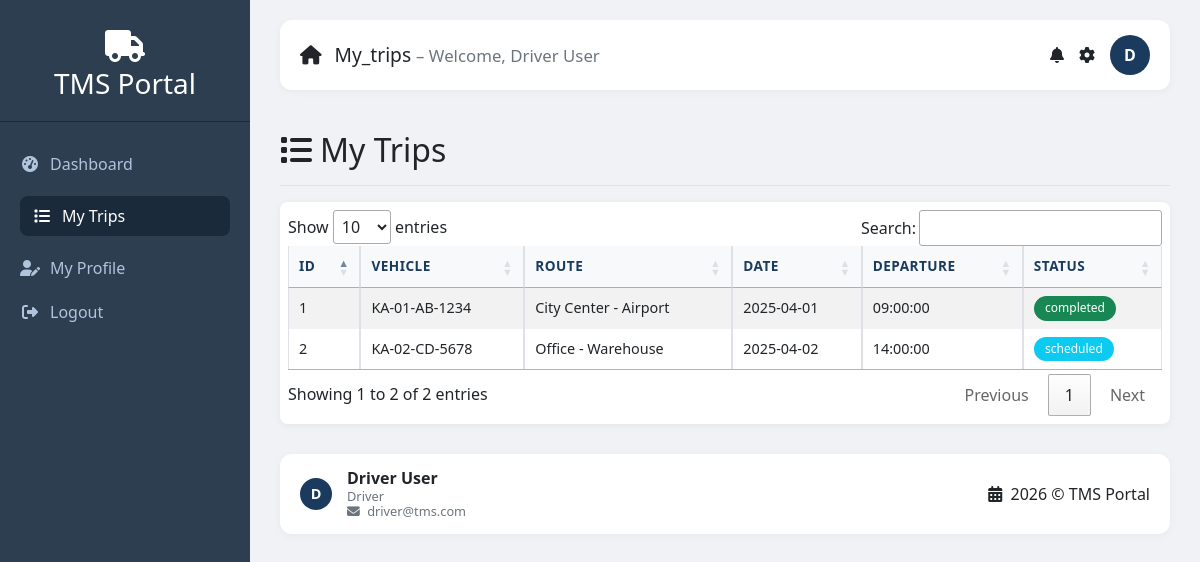
/driver/my_trips.php (signed in), run on the app's committed database.
### tables this page shows
CREATE TABLE `trips` (
  `id` int(11) NOT NULL,
  `vehicle_id` int(11) NOT NULL,
  `driver_id` int(11) NOT NULL,
  `route_id` int(11) NOT NULL,
  `allocation_id` int(11) DEFAULT NULL,
  `trip_date` date NOT NULL,
  `departure_time` time NOT NULL,
  `arrival_time` time DEFAULT NULL,
  `distance_traveled` decimal(10,2) DEFAULT NULL,
  `fuel_consumed` decimal(10,2) DEFAULT NULL,
  `status` enum('scheduled','ongoing','completed','cancelled') NOT NULL DEFAULT 'scheduled',
  `created_by` int(11) NOT NULL,
  `created_at` timestamp NOT NULL DEFAULT current_timestamp(),
  `updated_at` timestamp NULL DEFAULT NULL ON UPDATE current_timestamp()
);

CREATE TABLE `vehicles` (
  `id` int(11) NOT NULL,
  `registration_number` varchar(20) NOT NULL,
  `model` varchar(50) NOT NULL,
  `make` varchar(50) NOT NULL,
  `year` int(4) NOT NULL,
  `capacity` int(11) DEFAULT NULL,
  `fuel_type` enum('Petrol','Diesel','Electric','Hybrid') DEFAULT 'Petrol',
  `status` enum('active','inactive','under_maintenance') NOT NULL DEFAULT 'active',
  `current_odometer` int(11) DEFAULT 0,
  `last_service_date` date DEFAULT NULL,
  `next_service_date` date DEFAULT NULL,
  `created_at` timestamp NOT NULL DEFAULT current_timestamp(),
  `updated_at` timestamp NULL DEFAULT NULL ON UPDATE current_timestamp()
);

CREATE TABLE `routes` (
  `id` int(11) NOT NULL,
  `name` varchar(100) NOT NULL,
  `start_location` varchar(100) NOT NULL,
  `end_location` varchar(100) NOT NULL,
  `distance` decimal(10,2) NOT NULL,
  `estimated_duration` int(11) NOT NULL COMMENT 'in minutes',
  `created_at` timestamp NOT NULL DEFAULT current_timestamp(),
  `updated_at` timestamp NULL DEFAULT NULL ON UPDATE current_timestamp()
);

### driver/my_trips.php (the view, shortened to what this page needs)
<?php
require_once '../includes/header.php';
$driver = getDriverByUserId($_SESSION['user_id']);
$trips = $pdo->prepare("SELECT t.*, v.registration_number, r.name as route_name FROM trips t JOIN vehicles v ON t.vehicle_id=v.id JOIN routes r ON t.route_id=r.id WHERE t.driver_id=? ORDER BY t.trip_date DESC");
$trips->execute([$driver['id']]);
$trips = $trips->fetchAll();
?>
<div class="d-flex justify-content-between flex-wrap flex-md-nowrap align-items-center pt-3 pb-2 mb-3 border-bottom"><h1 class="h2"><i class="fas fa-list me-2"></i>My Trips</h1></div>
<div class="table-container">
    <table id="myTripsTable" class="table table-striped table-hover table-bordered">
        <thead><tr><th>ID</th><th>Vehicle</th><th>Route</th><th>Date</th><th>Departure</th><th>Status</th></tr></thead>
        <tbody>
        <?php foreach($trips as $t): ?><tr><td><?= $t['id'] ?></td><td><?= htmlspecialchars($t['registration_number']) ?></td><td><?= htmlspecialchars($t['route_name']) ?></td><td><?= $t['trip_date'] ?></td><td><?= $t['departure_time'] ?></td><td><span class="badge badge-status bg-<?= $t['status']=='completed'?'success':($t['status']=='cancelled'?'danger':'info') ?>"><?= $t['status'] ?></span></td></tr><?php endforeach; ?>
        </tbody>
    </table>
</div>
<?php require_once '../includes/footer.php'; ?>

### includes/header.php (style rules this page uses)
* { margin: 0; padding: 0; box-sizing: border-box; }
body { background: #f0f2f5; font-family: 'Segoe UI', Tahoma, Geneva, Verdana, sans-serif; }
.table-container { overflow-x: auto; -webkit-overflow-scrolling: touch; margin-bottom: 1.5rem; border-radius: 0.5rem; box-shadow: 0 2px 8px rgba(0,0,0,0.05); background: white; padding: 0.5rem; }
.table-container table { margin-bottom: 0; width: 100%; min-width: 600px; }
.table thead th { background: #f8f9fa; color: #1a3b5d; font-weight: 600; border-bottom: 2px solid #dee2e6; text-transform: uppercase; font-size: 0.85rem; letter-spacing: 0.03rem; white-space: nowrap; }
.table tbody td { vertical-align: middle; font-size: 0.9rem; }
.badge-status { padding: 0.4rem 0.7rem; font-weight: 500; font-size: 0.75rem; border-radius: 20px; }

### data on the page
trips: id "2", vehicle.registration_number "KA-02-CD-5678", route.name "Office - Warehouse", trip_date "2025-04-02", departure_time "14:00:00", status "scheduled"
trips: id "1", vehicle.registration_number "KA-01-AB-1234", route.name "City Center - Airport", trip_date "2025-04-01", departure_time "09:00:00", status "completed"

### other printed values
$item[0] "Dashboard"
$item[0] "My Trips"
$item[0] "My Profile"
$currentPage "My_trips"
$_SESSION['name'] "Driver User"
substr($_SESSION['name'], 0, 1) "D"
$_SESSION['role'] "Driver"
$_SESSION['email'] "driver@tms.com"
